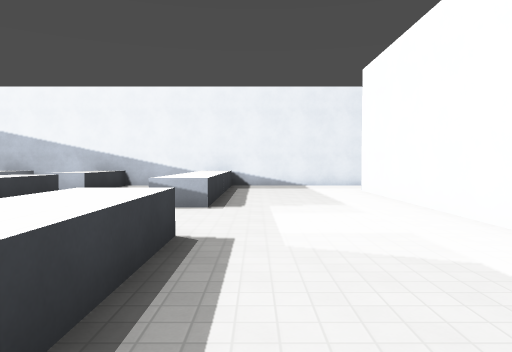
View 1 (above)

18 first-person views from a walk through a Godot game level. The camera is 1.5 m above the floor, tilts 2° down and sees 70° across. The floor is counted in squares, 2 m on a side. Each view is taken from the middle of a square. On the plan, view 1 faces up. The plan holds only what a view shows up to about 11 squares ahead; the rest is blank. The place goes on beyond the plan. Characters and animated objects are not drawn. Surface patterns are stand-ins for the level's own textures.

View 2
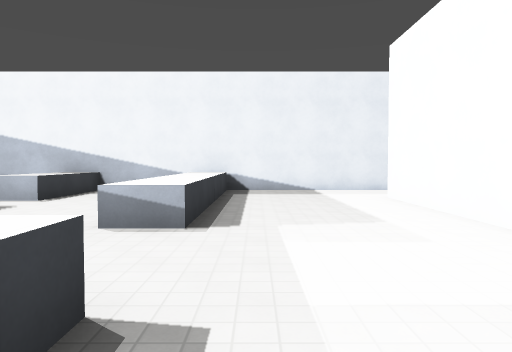

View 3
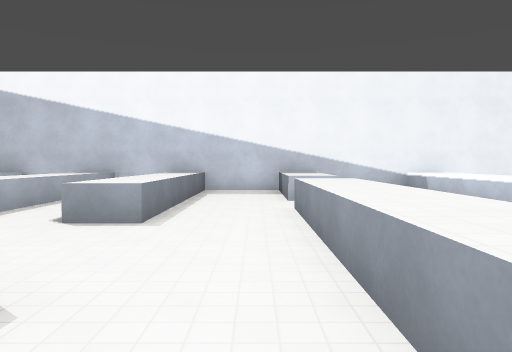

View 4
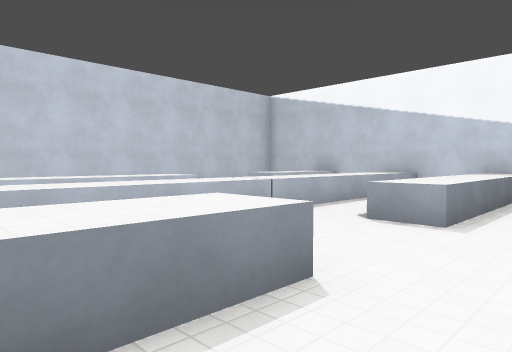

View 5
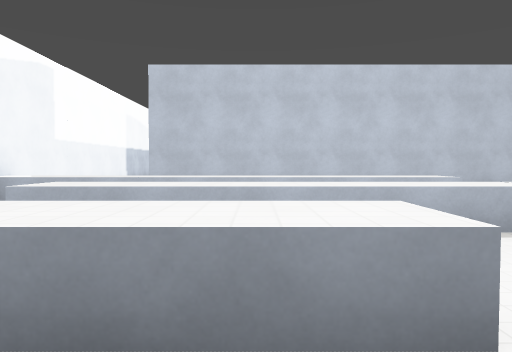

View 6
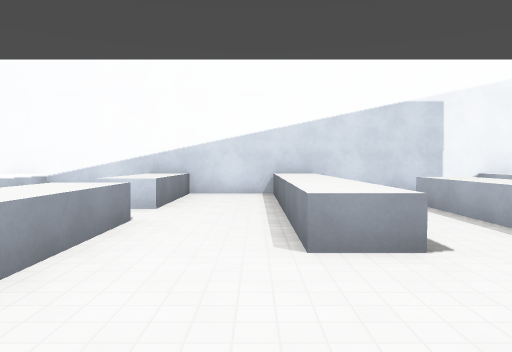

View 7
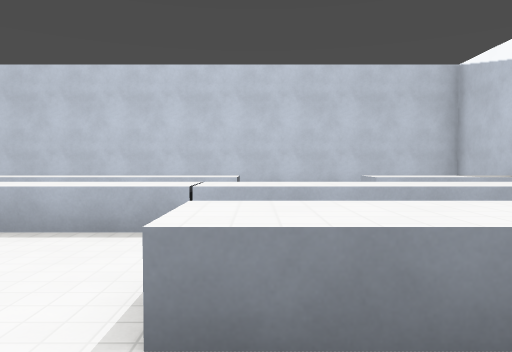

View 8
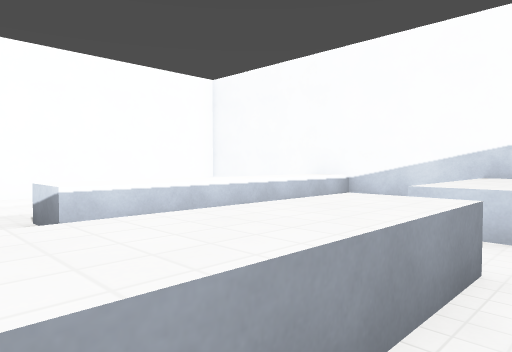

View 9
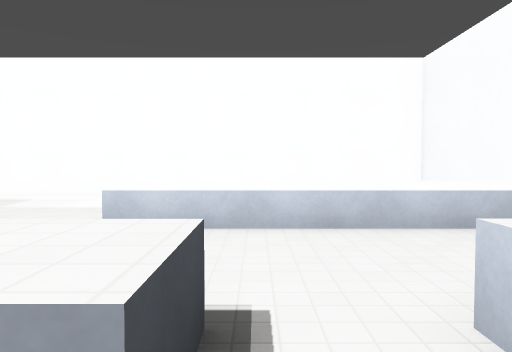

View 10
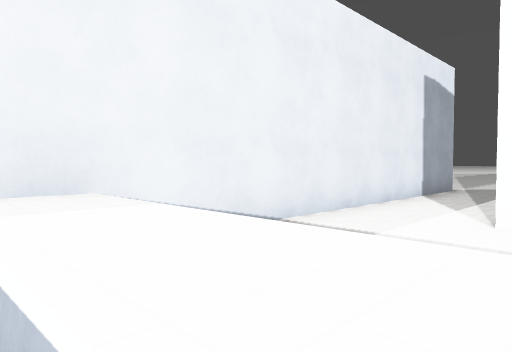

View 11
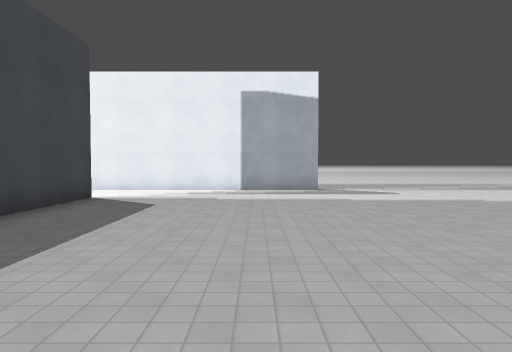

View 12
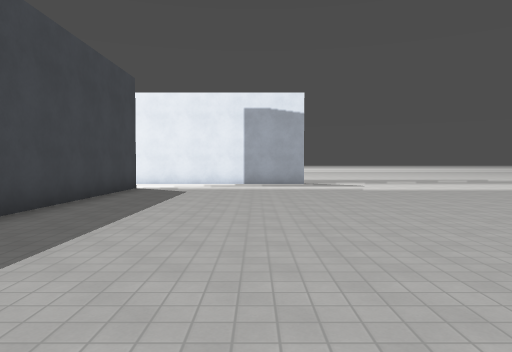

View 13
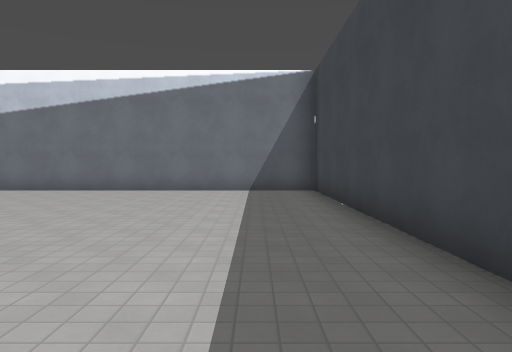

View 14
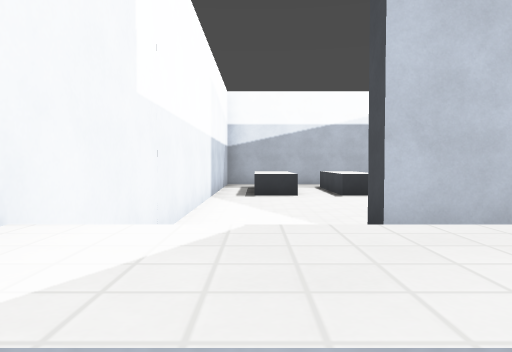

View 15
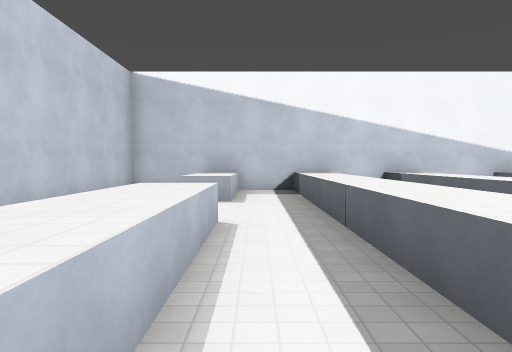

View 16
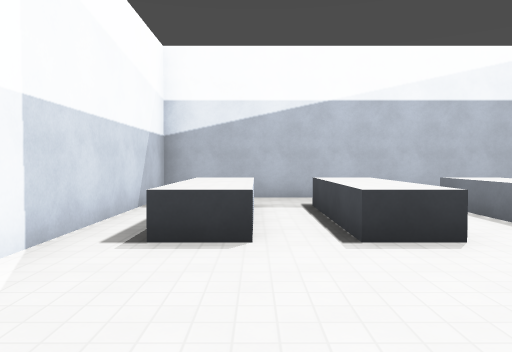

View 17
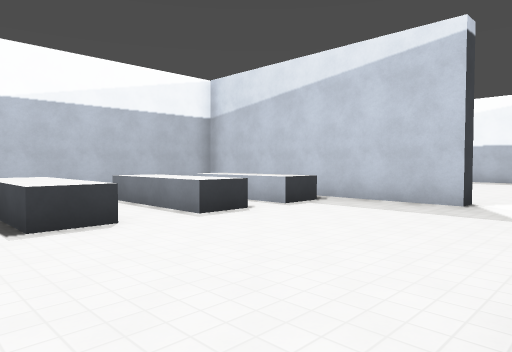

View 18
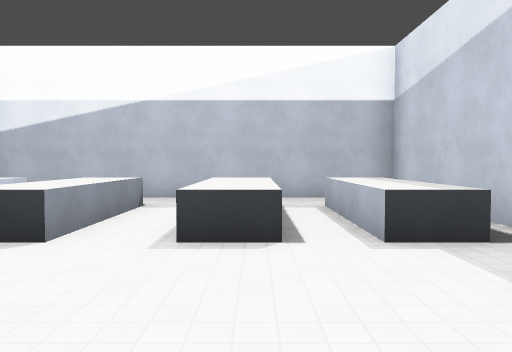

### Floor plan
Key: @ floor where view 1 was taken; # wall or solid block; . floor; ^ raised ledge.
Columns run from 25 left of view 1 to 10 right of it. Each row starts with its distance up from view 1.
 13       ..                          ..
 12       .. #########################..
 11       .. #  ^.^^ ^..^...^...........
 10        . #  ^.^^ ^..^...^...#.......
  9        . #  ..^^ ^......^...#.......
  8        ..#  ..^^.^..^...^...#.......
  7 ########.#  ..^^.^..^...^...#.......
  6 #.^^^....#  ^.^^....^. .....#.......
  5 #........#  ^.^^....^. .....#.......
  4 # ^^^....#  ^.^^.^..^. .....#.......
  3 # .......#  ^.^^.^..^. .^...#.......
  2 #.^^^....#  ^.^^.^......^...#......
  1 #.^^^....#  ^ ^^ ^..^...^.. #.......
  0 #.^^^.....  ^ .. ^..^...^@  #.......
 -1 #.^^^.....  ^.   ^..^...^   #.......
 -2 ####################################

Positions as (right, up) in squares from view 1, and headings:
1: (0, 0), facing up
2: (0, 2), facing up
3: (-6, 2), facing up
4: (-6, 2), facing up-left
5: (-6, 3), facing left
6: (-7, 7), facing down
7: (-6, 7), facing left
8: (-6, 5), facing down-right
9: (-6, 2), facing right
10: (-2, 9), facing up-right
11: (7, 2), facing up
12: (7, -1), facing up
13: (5, 8), facing down
14: (-12, -1), facing left
15: (-12, 2), facing up
16: (-17, 0), facing left
17: (-16, 0), facing up-left
18: (-17, 4), facing left
